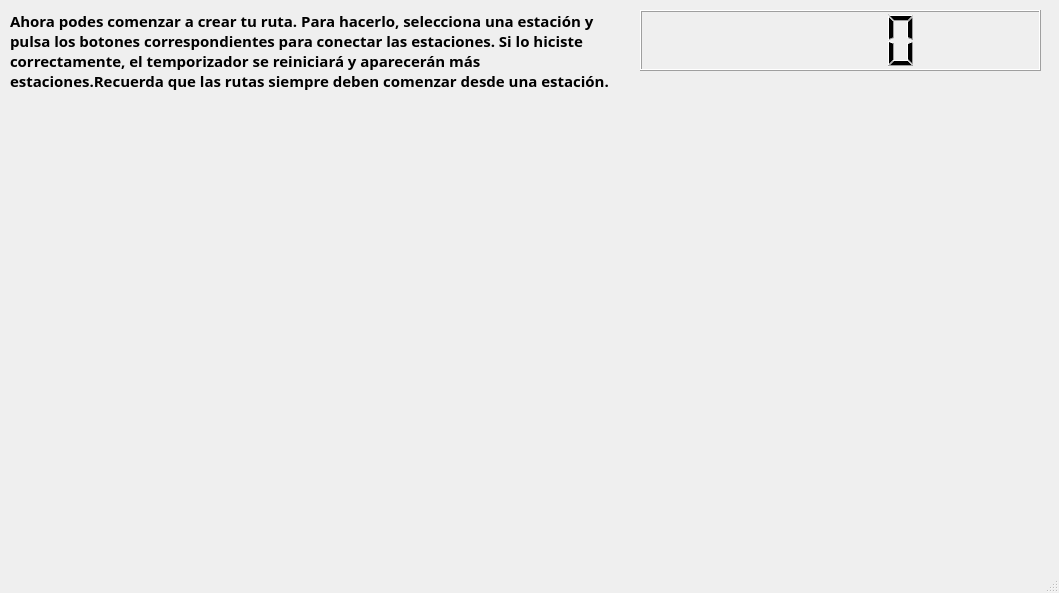
<?xml version="1.0" encoding="UTF-8"?>
<ui version="4.0">
 <class>MainWindow</class>
 <widget class="QMainWindow" name="MainWindow">
  <property name="enabled">
   <bool>true</bool>
  </property>
  <property name="geometry">
   <rect>
    <x>0</x>
    <y>0</y>
    <width>1059</width>
    <height>593</height>
   </rect>
  </property>
  <property name="windowTitle">
   <string>MainWindow</string>
  </property>
  <property name="layoutDirection">
   <enum>Qt::LeftToRight</enum>
  </property>
  <property name="autoFillBackground">
   <bool>false</bool>
  </property>
  <widget class="QWidget" name="widget">
   <property name="minimumSize">
    <size>
     <width>0</width>
     <height>463</height>
    </size>
   </property>
   <widget class="QLCDNumber" name="lcdNumber">
    <property name="geometry">
     <rect>
      <x>640</x>
      <y>10</y>
      <width>401</width>
      <height>61</height>
     </rect>
    </property>
   </widget>
   <widget class="QWidget" name="gridLayoutWidget">
    <property name="geometry">
     <rect>
      <x>10</x>
      <y>100</y>
      <width>1031</width>
      <height>481</height>
     </rect>
    </property>
    <layout class="QGridLayout" name="mapagrid">
     <property name="sizeConstraint">
      <enum>QLayout::SetDefaultConstraint</enum>
     </property>
    </layout>
   </widget>
   <widget class="QLabel" name="label_2">
    <property name="geometry">
     <rect>
      <x>10</x>
      <y>10</y>
      <width>611</width>
      <height>81</height>
     </rect>
    </property>
    <property name="font">
     <font>
      <family>Yu Gothic UI Semibold</family>
      <pointsize>11</pointsize>
      <bold>true</bold>
     </font>
    </property>
    <property name="text">
     <string>Ahora podes comenzar a crear tu ruta. Para hacerlo, selecciona una estación y pulsa los botones correspondientes para conectar las estaciones. Si lo hiciste correctamente, el temporizador se reiniciará y aparecerán más estaciones.Recuerda que las rutas siempre deben comenzar desde una estación.</string>
    </property>
    <property name="wordWrap">
     <bool>true</bool>
    </property>
   </widget>
  </widget>
  <widget class="QMenuBar" name="menubar">
   <property name="geometry">
    <rect>
     <x>0</x>
     <y>0</y>
     <width>1059</width>
     <height>21</height>
    </rect>
   </property>
  </widget>
  <widget class="QStatusBar" name="statusbar"/>
 </widget>
 <resources/>
 <connections/>
</ui>
